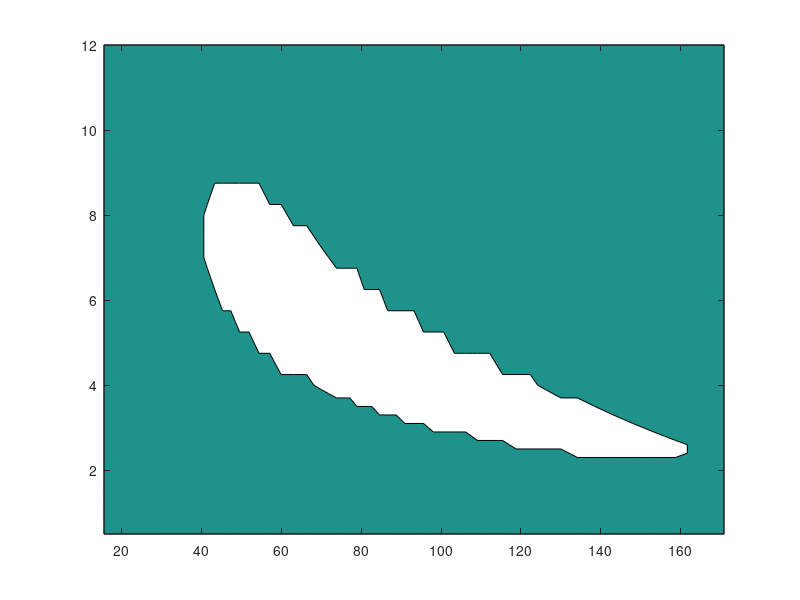
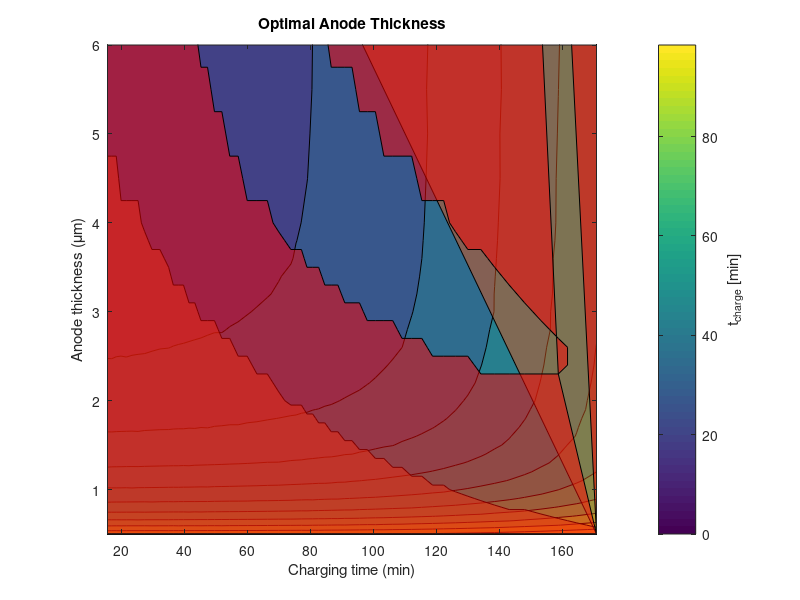
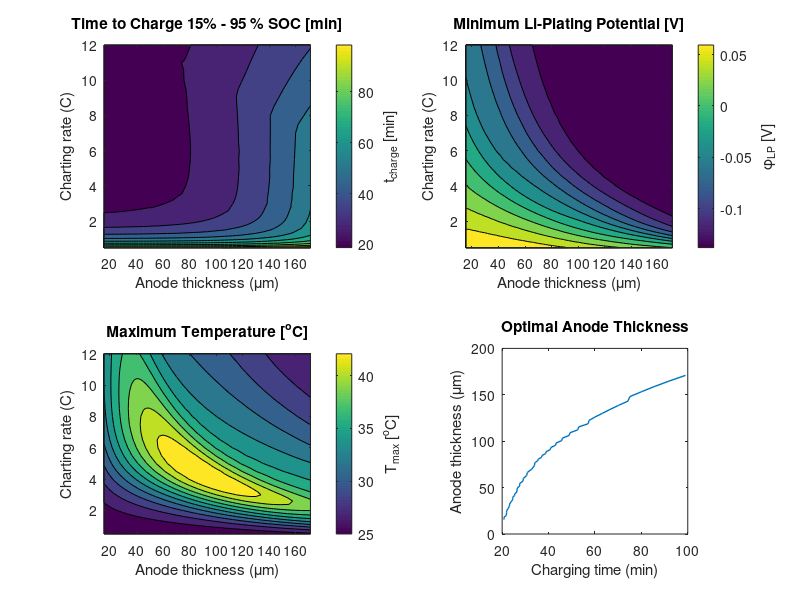
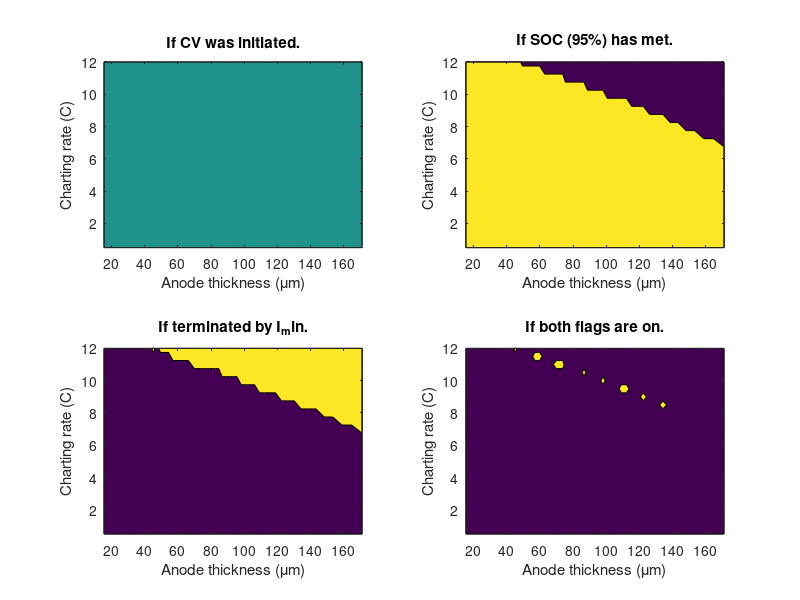

Reproduce these figures in MATLAB, in order.
% This script plots simulated data generated by the COMSOL model.
% 2020 Feb
% Juhyun Song

% V3: find the optimal thickness

% Post-process CC-CV charging data table.
clear;clc
%% Read the data

load matlabsweepresult_cccv_v10.mat
N_unitcell_vec = data.N_unitcell(:,1); % column vector
C_3D_vec = data.C_3D(1,:); % row vector


%% Calculate additional variables

% 1. Is SOC criterium met?
ismat_soc = data.cccv_f_soc;

% 2. Is Lithium plating condition met?
Elpcut = 0.010; % [V] source: XCEL 2019 Q1 Report
ismat_nlp = double(data.cccv_Elp1 > Elpcut); 
contour_nlp = contourf(data.n_delta*10^6,data.C_3D,ismat_nlp,[0.5 0.5]); close
patch_nlp_x = [contour_nlp(1,2:end),data.n_delta(end,1)*10^6,data.n_delta(1,1)*10^6];
patch_nlp_y = [contour_nlp(2,2:end),data.C_3D(1,end),data.C_3D(1,end)];

% 3. Is Temperature condition met?
T_allowed = 40; %[deg C]
ismat_Tmax = double((data.cccv_Tmax1 - 273.15) < T_allowed);
contour_Tmax = contourf(data.n_delta*10^6,data.C_3D,ismat_Tmax,[0.5 0.5]); close
patch_Tmax_x = contour_Tmax(1,2:end);
patch_Tmax_y = contour_Tmax(2,2:end);

figure
contourf(data.n_delta*10^6,data.C_3D,data.t/60,10); hold on
title('Time to Charge 15% - 95 % SOC [min]')
xlabel('Anode thickness (\mum)')
ylabel('Charting rate (C)')
h = colorbar;
ylabel(h, 't_{charge} [min]')
fill(patch_nlp_x,patch_nlp_y,[0.8500    0.3250    0.0980],'FaceAlpha',0.5); hold on
fill(patch_Tmax_x,patch_Tmax_y,'r','FaceAlpha',0.5)
ylim([0.5 6])

% 4. Optimal thickness
t_safeend = data.t;
t_safeend(~logical(ismat_nlp)|~logical(ismat_Tmax)) = inf; 
t_safe_end = min(t_safeend,[],2);

figure(2); hold on
plot(t_safe_end/60,data.n_delta(:,1)*10^6,'LineWidth',1)
axis square
title('Optimal Anode Thickness')
xlabel('Charging time (min)')
ylabel('Anode thickness (\mum)')

% minElp_mat = min(data.cccv_Elp1,data.cccv_Elp1


%% Plotting results
figure

subplot(2,2,1)
contourf(data.n_delta*10^6,data.C_3D,data.t/60,10); hold on
title('Time to Charge 15% - 95 % SOC [min]')
xlabel('Anode thickness (\mum)')
ylabel('Charting rate (C)')
h = colorbar;
ylabel(h, 't_{charge} [min]')


subplot(2,2,2)
contourf(data.n_delta*10^6,data.C_3D,data.cccv_Elp1,10); hold on
title('Minimum Li-Plating Potential [V]')
xlabel('Anode thickness (\mum)')
ylabel('Charting rate (C)')
h = colorbar;
ylabel(h, '\phi_{LP} [V]')

subplot(2,2,3)
contourf(data.n_delta*10^6,data.C_3D,data.cccv_Tmax1-273.15,10); hold on
title('Maximum Temperature [^oC]')
xlabel('Anode thickness (\mum)')
ylabel('Charting rate (C)')
h = colorbar;
ylabel(h, 'T_{max} [^oC]')

subplot(2,2,4)
plot(t_safe_end/60,data.n_delta(:,1)*10^6,'LineWidth',1)
axis square
title('Optimal Anode Thickness')
xlabel('Charging time (min)')
ylabel('Anode thickness (\mum)')


figure

subplot(2,2,1)
contourf(data.n_delta*10^6,data.C_3D,data.cccv_f_cv,1); hold on
title('If CV was initiated.')
xlabel('Anode thickness (\mum)')
ylabel('Charting rate (C)')

subplot(2,2,2)
contourf(data.n_delta*10^6,data.C_3D,data.cccv_f_soc,1); hold on
title('If SOC (95%) has met.')
xlabel('Anode thickness (\mum)')
ylabel('Charting rate (C)')
%h = colorbar;

subplot(2,2,3)
contourf(data.n_delta*10^6,data.C_3D,data.cccv_f_imin,1); hold on
title('If terminated by I_min.')
xlabel('Anode thickness (\mum)')
ylabel('Charting rate (C)')

subplot(2,2,4)
contourf(data.n_delta*10^6,data.C_3D,data.cccv_f_soc.*data.cccv_f_imin,1); hold on
title('If both flags are on.')
xlabel('Anode thickness (\mum)')
ylabel('Charting rate (C)')

figure
contourf(data.n_delta*10^6,data.C_3D,(data.t_cal),10); hold on
title('Calculation Time (sec)')
xlabel('Anode thickness (\mum)')
ylabel('Charting rate (C)')
h = colorbar;
return


%% Make data table
row_header = {'L_n','I','t','f_cv','f_soc','t_cc','t_cv','t_end','soc_end','minElp'};
datatable=array2table(c_out,'VariableNames',row_header);

%% Make variable matrices
I_vec=unique(datatable.I); N_I = length(I_vec);
L_vec=unique(datatable.L_n); N_L = length(L_vec);

datamat.t = zeros(N_I,N_L); datamat.f_cv = zeros(N_I,N_L); datamat.f_soc = zeros(N_I,N_L);
datamat.t_cc = zeros(N_I,N_L); datamat.t_cv = zeros(N_I,N_L); datamat.t_end = zeros(N_I,N_L);
datamat.soc_end = zeros(N_I,N_L); datamat.minElp = zeros(N_I,N_L); datamat.iflp = zeros(N_I,N_L);
for n_I = 1:N_I
    for n_L = 1:N_L
        index = find(datatable.I==I_vec(n_I) & datatable.L_n == L_vec(n_L));
        
        datamat.t(n_I,n_L) = datatable.t(index); 
        datamat.f_cv(n_I,n_L) = datatable.f_cv(index);  
        datamat.f_soc(n_I,n_L) = datatable.f_soc(index); 
        datamat.t_cc(n_I,n_L) = datatable.t_cc(index); 
        datamat.t_cv(n_I,n_L) = datatable.t_cv(index); 
        datamat.t_end(n_I,n_L) = datatable.t_end(index); 
        datamat.soc_end(n_I,n_L) = datatable.soc_end(index);  
        datamat.minElp(n_I,n_L) = datatable.minElp(index); 
        datamat.iflp(n_I,n_L) = datatable.minElp(index)<0; % binary variable, if lithium plating happened.
        
    end
end

datamat.t_safeend = datamat.t_end;
datamat.t_safeend(datamat.iflp==1) = inf; % if lithium plating happended, panalize by assigning t_safeend = inf. 
figure(9)
surface(datamat.t_safeend)

t_min = size(L_vec);
for n_L = 1:N_L

    t_min (n_L) = min(datamat.t_safeend(:,n_L)); % given a thickness, optimized charging time that prevents the li plating.
    
    
end


%% Outputs
figure(4) % Lithium plating potential
contourf(L_vec,I_vec,datamat.minElp,20,'LineColor','none'); hold on
contour(L_vec,I_vec,datamat.minElp,[0,0],'LineWidth',2,'LineColor','r')
axis([20 100 0.2 4])
colorbar; caxis([-0.09 0.07])
xlabel('Anode thickness (um)'); ylabel('I_{cc} (C)')
title('min(\phi_s - \phi_l)')

figure(5) % Time to charge given a thickness
plot(L_vec,t_min/60,'LineWidth',2)
xlabel('Anode thickness (um)')
ylabel('t_{min} (minute)')
title('Charging time for CCCV protocol')


figure(6) % Overlapping the time contour
contourf(L_vec,I_vec,datamat.minElp,20,'LineColor','none'); hold on
contour(L_vec,I_vec,datamat.minElp,[0,0],'LineWidth',2,'LineColor','r')
axis([20 100 0.2 4])
colorbar; caxis([-0.09 0.07])
xlabel('Anode thickness (um)'); ylabel('I_{cc} (C)')
title(['Field: min(\phi_s - \phi_l)' newline 'Curves: Iso-charging-time curves (every 10 minutes)'])
[C3,h3]=contour(L_vec,I_vec,datamat.t_end,'-k');
h3.LevelList = linspace(10,120,12); 
h3.ZData = h3.ZData/60; 
clabel(C3,h3)

figure(7)
plot(t_min/60,L_vec,'LineWidth',2)
xlabel('Required charging time (min)')
ylabel('Anode thickness (um)')
title('Anode design curve')

%surface(L_vec,I_vec,datamat.f_soc)
%figure(8)
%contourf(L_vec,I_vec,datamat.t_end)


% figure(5)
% contour(L_vec,I_vec,datamat.iflp,[0,0],)